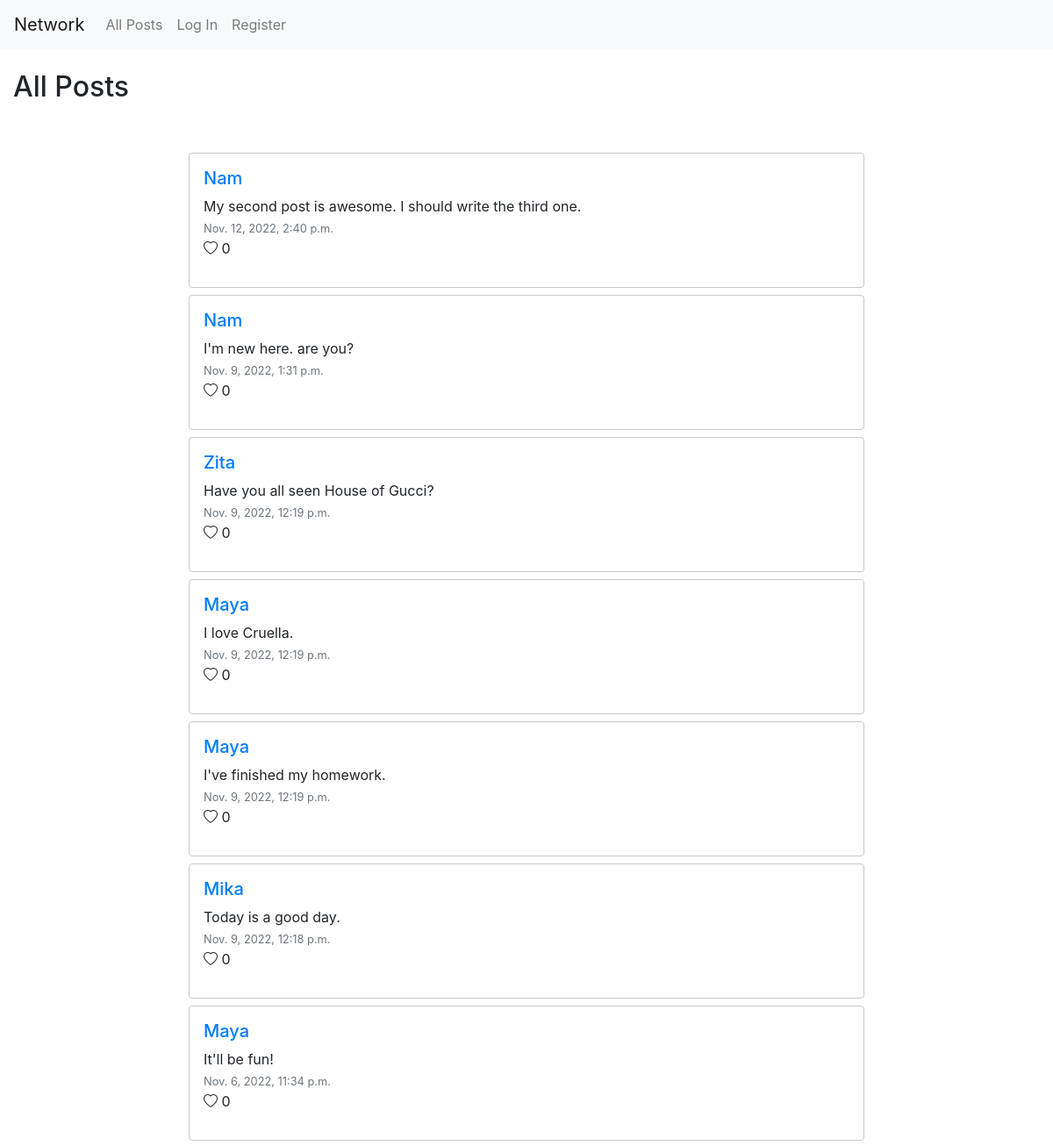
/ (upper part), run on an earlier commit of the app's database.
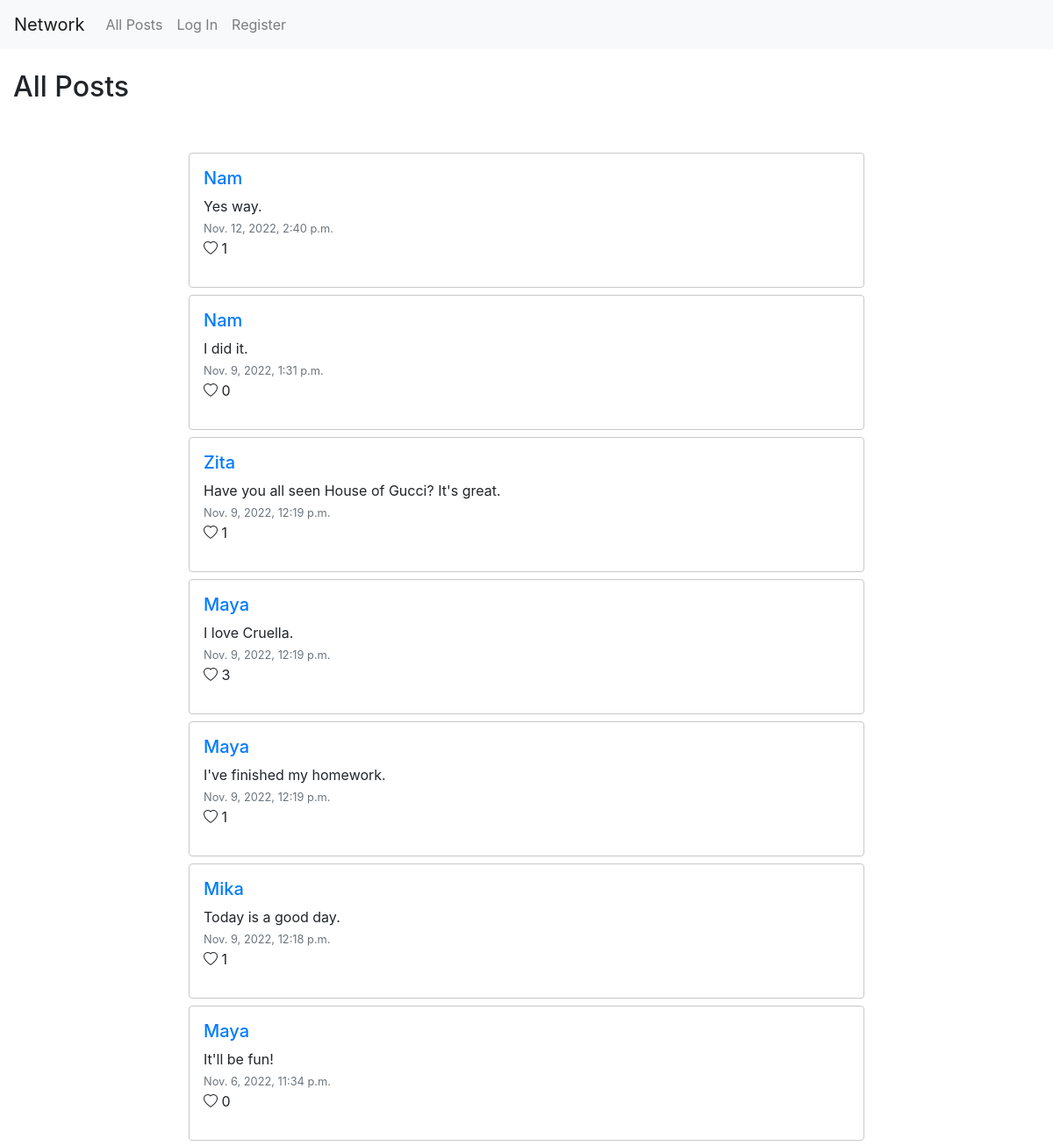
And on a later commit of the database.
### network/models.py (models this page shows, shortened)
class Post(models.Model):
    poster = models.ForeignKey('User', on_delete=models.CASCADE, related_name='poster')
    content = models.TextField()
    date_created = models.DateTimeField(default=timezone.now)
    fan = models.ManyToManyField('User', related_name='likes', blank=True)

class User(AbstractUser):
    pass

### network/views.py (the view)
# urls.py: path("", views.index, name="index"),
def index(request):
    posts = Post.objects.all().order_by('date_created').reverse()
    paginator = Paginator(posts, 10)
    page_number = request.GET.get('page')
    page_obj = paginator.get_page(page_number)
    return render(request, "network/index.html", {
        'page_obj': page_obj
    })

### network/templates/network/index.html (shortened to what this page needs)
{% extends "network/layout.html" %}
{% block body %}
    <h2 class="my-4">All Posts</h2>
    <div class="row mb-5">
        <div class="col-lg-8 offset-lg-2 mt-4">
            {% include "network/posts.html" %}
    </div>
{% endblock %}

### network/templates/network/posts.html (shortened to what this page needs)
<div>
    {% for post in page_obj %}
    <div class="border rounded my-2 p-3 block-post" id="post-{{ post.id }}">
        <a href="{% url 'profile' post.poster %}"><h5>{{ post.poster }}</h5></a>
        <div id="post-details-{{ post.id }}">
            <ul class="list-unstyled">
                <li id="post-content-{{ post.id }}">{{ post.content }}</li>
                <li><small class="text-muted">{{ post.date_created }}</small></li>
                {% if post.poster != request.user %}
                    {% if post.fan is None or request.user not in post.fan.all %}
                    <li class="fan-{{ post.id }}"><i class="bi bi-heart" id="heart-empty" data-id="{{ post.id }}" data-action="like"></i> {{ post.fan.count }} </li>
                    {% else %}
                    <li class="fan-{{ post.id }}"><i class="bi bi-heart-fill" id="heart-fill" data-id="{{ post.id }}" data-action="unlike"></i> {{ post.fan.count }} </li>
                    {% endif %}
                {% else %}
                <li class="fan-{{ post.id }} disabled-icon"><i class="bi bi-heart" id="heart-empty" data-id="{{ post.id }}" data-action="like"></i> {{ post.fan.count }} </li>
                {% endif %}
            </ul>
        </div>
    </div>
    {% endfor %}

What changed in the data, as far as the page shows it:
changed Post: content "My second post is awesome. I should write the third one." → "Yes way."; fan.count "0" → "1"
changed Post: content "I'm new here. are you?" → "I did it."
changed Post "Zita": content "Have you all seen House of Gucci?" → "Have you all seen House of Gucci? It's great."; fan.count "0" → "1"
computed for Post "I love Cruella.": fan.count "0" → "3"
computed for Post "I've finished my homework.": fan.count "0" → "1"
computed for Post "Today is a good day.": fan.count "0" → "1"
